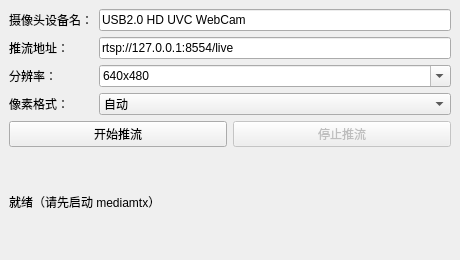
<?xml version="1.0" encoding="UTF-8"?>
<ui version="4.0">
 <class>MainWindow</class>
 <widget class="QMainWindow" name="MainWindow">
  <property name="geometry">
   <rect>
    <x>0</x>
    <y>0</y>
    <width>460</width>
    <height>260</height>
   </rect>
  </property>
  <property name="windowTitle">
   <string>Qt + FFmpeg 摄像头 RTSP 推流</string>
  </property>
  <widget class="QWidget" name="centralwidget">
   <layout class="QVBoxLayout" name="verticalLayout">
    <item>
     <layout class="QFormLayout" name="formLayout">
      <item row="0" column="0">
       <widget class="QLabel" name="cameraLabel">
        <property name="text">
         <string>摄像头设备名：</string>
        </property>
       </widget>
      </item>
      <item row="0" column="1">
       <widget class="QLineEdit" name="cameraEdit">
        <property name="text">
         <string>USB2.0 HD UVC WebCam</string>
        </property>
       </widget>
      </item>
      <item row="1" column="0">
       <widget class="QLabel" name="rtspLabel">
        <property name="text">
         <string>推流地址：</string>
        </property>
       </widget>
      </item>
      <item row="1" column="1">
       <widget class="QLineEdit" name="rtspEdit">
        <property name="text">
         <string>rtsp://127.0.0.1:8554/live</string>
        </property>
       </widget>
      </item>
      <item row="2" column="0">
       <widget class="QLabel" name="resLabel">
        <property name="text">
         <string>分辨率：</string>
        </property>
       </widget>
      </item>
      <item row="2" column="1">
       <widget class="QComboBox" name="resCombo">
        <property name="editable">
         <bool>true</bool>
        </property>
        <property name="currentIndex">
         <number>1</number>
        </property>
        <item><property name="text"><string>自动</string></property></item>
        <item><property name="text"><string>640x480</string></property></item>
        <item><property name="text"><string>320x240</string></property></item>
        <item><property name="text"><string>352x288</string></property></item>
        <item><property name="text"><string>176x144</string></property></item>
        <item><property name="text"><string>160x120</string></property></item>
        <item><property name="text"><string>1280x720</string></property></item>
       </widget>
      </item>
      <item row="3" column="0">
       <widget class="QLabel" name="fmtLabel">
        <property name="text">
         <string>像素格式：</string>
        </property>
       </widget>
      </item>
      <item row="3" column="1">
       <widget class="QComboBox" name="fmtCombo">
        <item><property name="text"><string>自动</string></property></item>
        <item><property name="text"><string>MJPEG（720p 建议）</string></property></item>
        <item><property name="text"><string>YUY2（无损低延迟）</string></property></item>
       </widget>
      </item>
     </layout>
    </item>
    <item>
     <layout class="QHBoxLayout" name="buttonLayout">
      <item>
       <widget class="QPushButton" name="startBtn">
        <property name="text">
         <string>开始推流</string>
        </property>
       </widget>
      </item>
      <item>
       <widget class="QPushButton" name="stopBtn">
        <property name="text">
         <string>停止推流</string>
        </property>
        <property name="enabled">
         <bool>false</bool>
        </property>
       </widget>
      </item>
     </layout>
    </item>
    <item>
     <widget class="QLabel" name="statusLabel">
      <property name="text">
       <string>就绪（请先启动 mediamtx）</string>
      </property>
      <property name="wordWrap">
       <bool>true</bool>
      </property>
     </widget>
    </item>
   </layout>
  </widget>
 </widget>
 <resources/>
 <connections/>
</ui>
